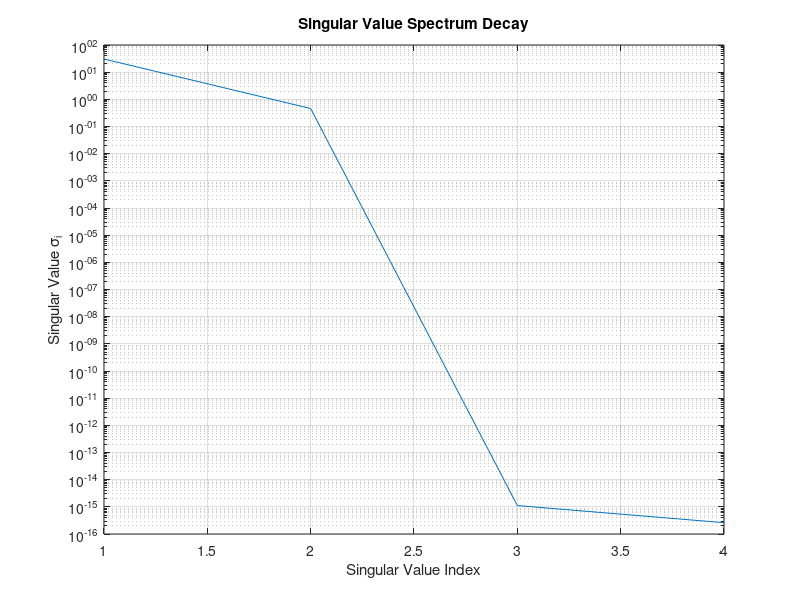

MATLAB code to generate this figure:
% SVD Low-Rank Approximation
A = [1 2 3 4; 2 4 6 8; 3 6 9 12; 4 8 12 17];
[U, S, V] = svd(A);
sing_vals = diag(S);

figure(1);
semilogy(1:length(sing_vals), sing_vals);
title('Singular Value Spectrum Decay');
xlabel('Singular Value Index');
ylabel('Singular Value \sigma_i');
grid on;
